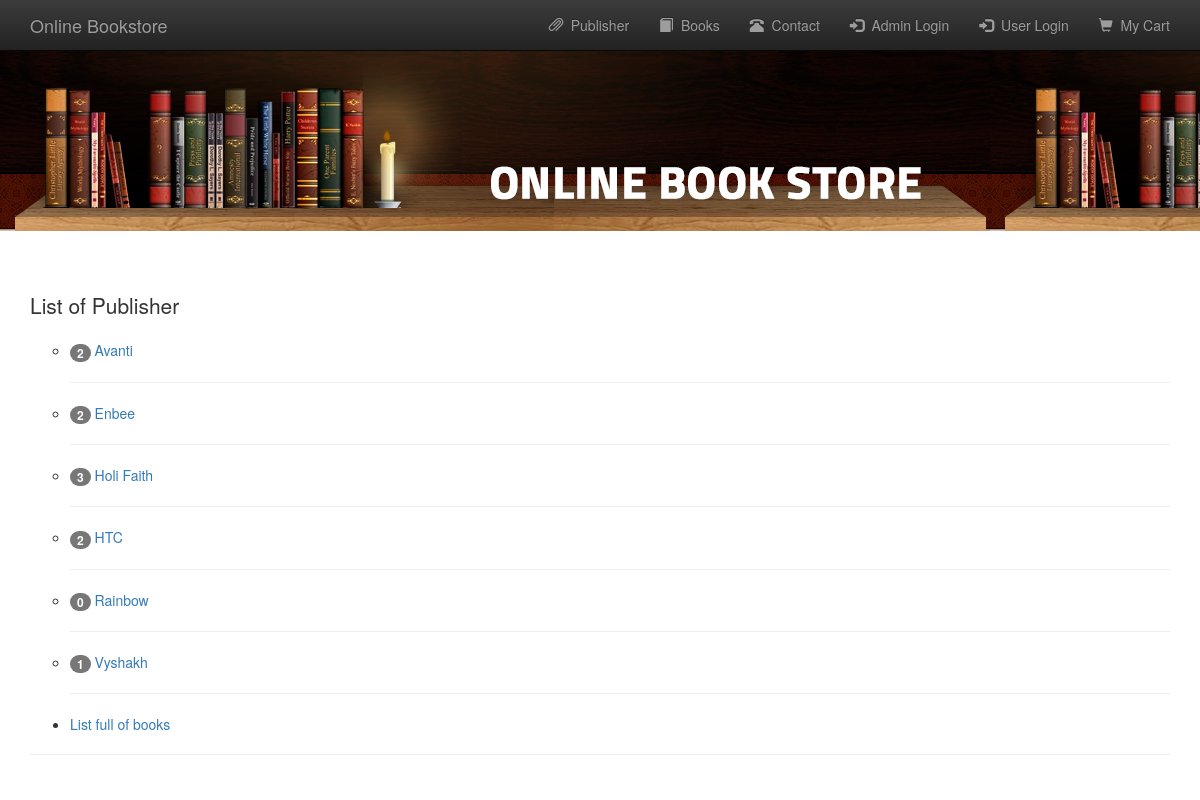
The app's page /publisher_list.php with its own data.
### tables this page shows
CREATE TABLE `publisher` (
  `publisherid` int(10) UNSIGNED NOT NULL,
  `publisher_name` varchar(60) NOT NULL
);

### publisher_list.php (the view, shortened to what this page needs)
<?php
	$conn = db_connect();
	$query = "SELECT * FROM publisher ORDER BY publisherid";
	$result = mysqli_query($conn, $query);
	require "./template/header.php";
?>
	<p class="lead">List of Publisher</p>
	<ul>
	<?php
		while($row = mysqli_fetch_assoc($result)){
			$count = 0;
			$query = "SELECT publisherid FROM books";
			$result2 = mysqli_query($conn, $query);
			while ($pubInBook = mysqli_fetch_assoc($result2)){
				if($pubInBook['publisherid'] == $row['publisherid']){
					$count++;
				}
			}
	?>
		<li style="list-style: circle">
			<span class="badge"><?php echo $count; ?></span>
		    <a href="bookPerPub.php?pubid=<?php echo $row['publisherid']; ?>"><?php echo $row['publisher_name']; ?></a>
            <hr>
		</li>
	<?php } ?>
		<li>
			<a href="books.php">List full of books</a>
		</li>
	</ul>
<?php
	require "./template/footer.php";
?>

### records on screen
publisher: count "2", publisher_name "Avanti"
publisher: count "2", publisher_name "Enbee"
publisher: count "3", publisher_name "Holi Faith"
publisher: count "2", publisher_name "HTC"
publisher: count "0", publisher_name "Rainbow"
publisher: count "1", publisher_name "Vyshakh"
